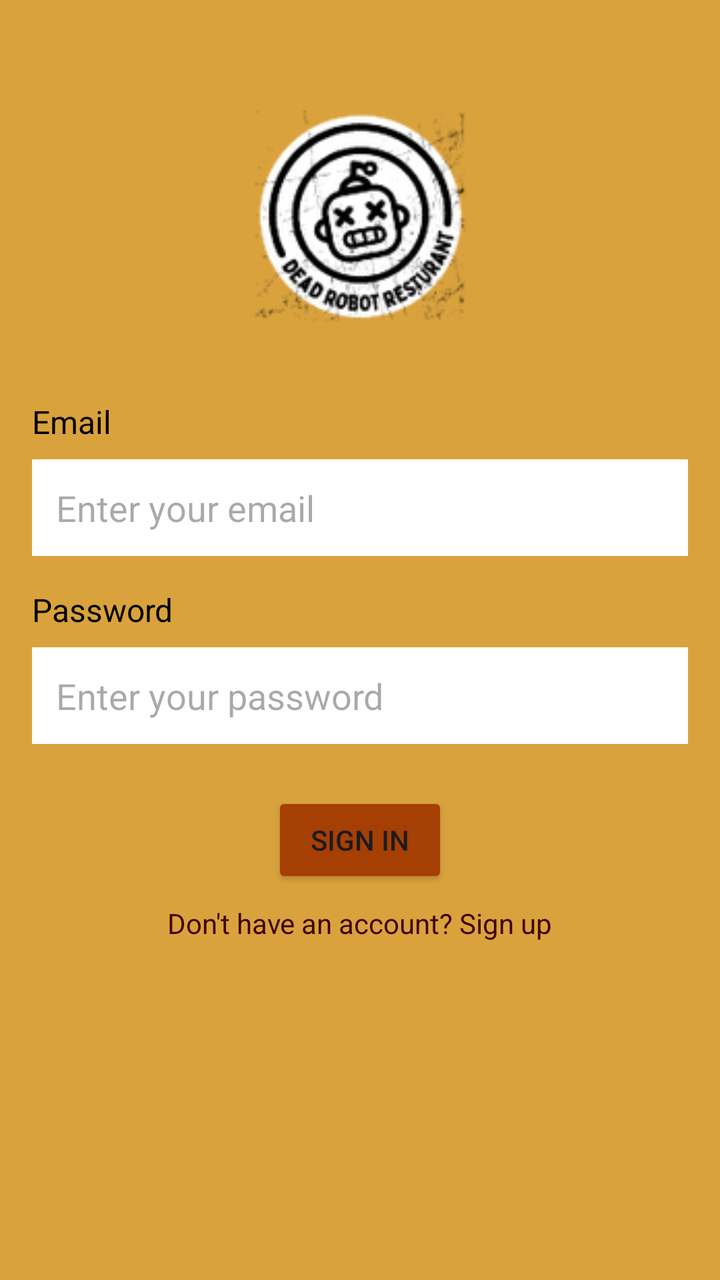
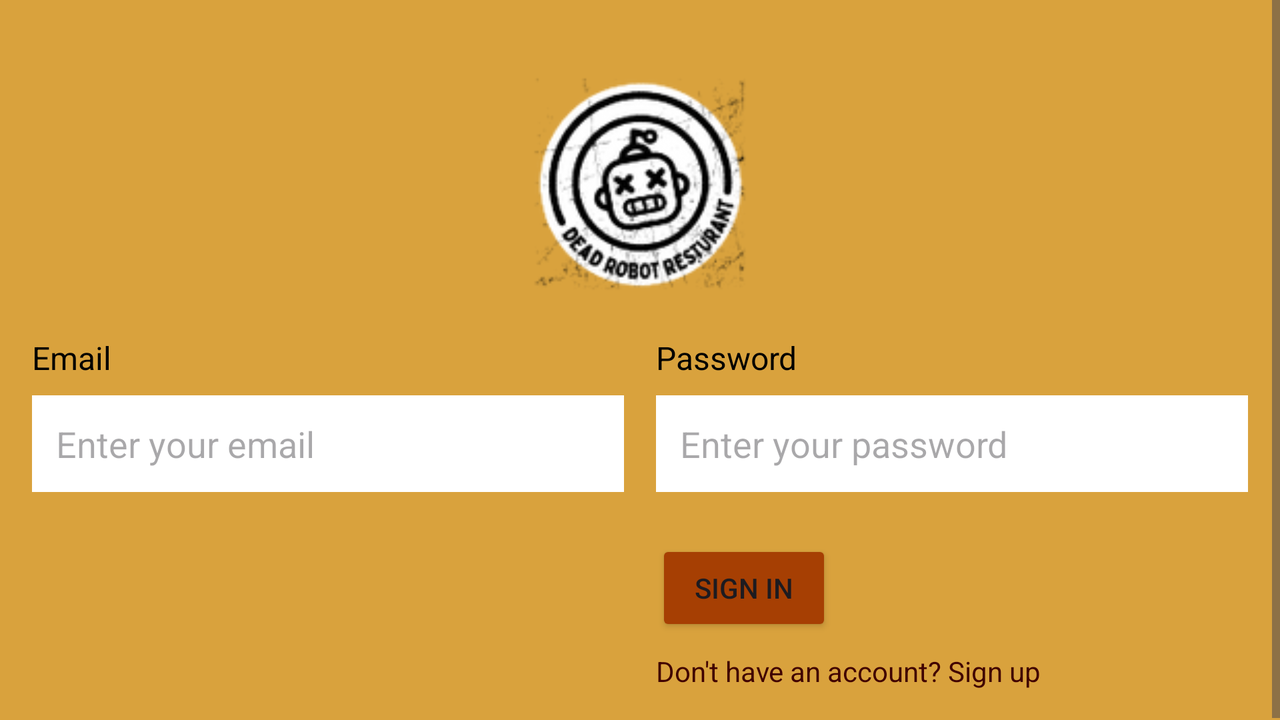

One screen, two layout resources from the same app: the default and the author's alternative for another configuration. Each is rendered where Android would select it; the XML of both is given below.
<!-- AndroidManifest.xml: application theme Theme.DeadRobotRestaurant -->
<!-- res/layout/activity_login.xml -->
<?xml version="1.0" encoding="utf-8"?>
<ScrollView xmlns:android="http://schemas.android.com/apk/res/android"
    android:layout_width="match_parent"
    android:layout_height="match_parent"
    android:background="@color/ded8"
    android:fillViewport="true">

    <RelativeLayout
        android:layout_width="match_parent"
        android:layout_height="wrap_content"
        android:padding="16dp">

        <ImageView
            android:id="@+id/image_logo"
            android:layout_width="120dp"
            android:layout_height="120dp"
            android:src="@drawable/logo"
            android:layout_centerHorizontal="true"
            android:layout_marginTop="32dp" />

        <TextView
            android:id="@+id/text_Email"
            android:layout_width="wrap_content"
            android:layout_height="wrap_content"
            android:text="@string/email"
            android:textSize="16sp"
            android:textColor="@color/black"
            android:layout_below="@id/image_logo"
            android:layout_marginTop="32dp"/>

        <EditText
            android:id="@+id/edit_Email"
            android:layout_width="match_parent"
            android:layout_height="wrap_content"
            android:inputType="textEmailAddress"
            android:hint="@string/enter_email"
            android:background="@color/white"
            android:padding="12dp"
            android:layout_below="@id/text_Email"
            android:layout_marginTop="8dp"/>

        <TextView
            android:id="@+id/text_Password"
            android:layout_width="wrap_content"
            android:layout_height="wrap_content"
            android:text="@string/password"
            android:textSize="16sp"
            android:textColor="@color/black"
            android:layout_below="@id/edit_Email"
            android:layout_marginTop="16dp"/>

        <EditText
            android:id="@+id/edit_Password"
            android:layout_width="match_parent"
            android:layout_height="wrap_content"
            android:inputType="textPassword"
            android:hint="@string/enter_password"
            android:background="@color/white"
            android:padding="12dp"
            android:layout_below="@id/text_Password"
            android:layout_marginTop="8dp"/>

        <Button
            android:id="@+id/btnSignIn"
            android:layout_width="wrap_content"
            android:layout_height="wrap_content"
            android:text="@string/sign_in"
            android:backgroundTint="@color/ded7"
            android:layout_below="@id/edit_Password"
            android:layout_centerHorizontal="true"
            android:layout_marginTop="24dp"/>


        <TextView
            android:id="@+id/text_SignUp"
            android:layout_width="wrap_content"
            android:layout_height="wrap_content"
            android:text="@string/dont_have_account"
            android:textSize="14sp"
            android:textColor="@color/ded5"
            android:layout_below="@id/btnSignIn"
            android:layout_centerHorizontal="true"
            android:layout_marginTop="8dp"/>

    </RelativeLayout>
</ScrollView>
<!-- resources referenced by this layout -->
<resources>
  <color name="black">#FF000000</color>
  <color name="ded5">#400101</color>
  <color name="ded7">#A63F03</color>
  <color name="ded8">#D9A23D</color>
  <color name="white">#FFFFFFFF</color>
  <!-- drawable logo: png bitmap (drawable, 15418 bytes) -->
  <string name="dont_have_account">Don\'t have an account? Sign up</string>
  <string name="email">Email</string>
  <string name="enter_email">Enter your email</string>
  <string name="enter_password">Enter your password</string>
  <string name="password">Password</string>
  <string name="sign_in">Sign In</string>
  <!-- from res/values-v23/ -->
  <style name="Theme.DeadRobotRestaurant" parent="Base.Theme.DeadRobotRestaurant">
          
          <item name="android:navigationBarColor">@android:color/transparent</item>
          <item name="android:statusBarColor">@android:color/transparent</item>
          <item name="android:windowLightStatusBar">?attr/isLightTheme</item>
      </style>
  <style name="Base.Theme.DeadRobotRestaurant" parent="Theme.Material3.DayNight.NoActionBar">
          
          
      </style>
</resources>
<!-- res/layout-land/activity_login.xml (the author's variant of the layout above) -->
<!-- drawn on the phone turned sideways -->
<?xml version="1.0" encoding="utf-8"?>
<ScrollView xmlns:android="http://schemas.android.com/apk/res/android"
    android:layout_width="match_parent"
    android:layout_height="match_parent"
    android:background="@color/ded8"
    android:fillViewport="true">

    <RelativeLayout
        android:layout_width="match_parent"
        android:layout_height="wrap_content"
        android:padding="16dp">

        <ImageView
            android:id="@+id/image_logo"
            android:layout_width="120dp"
            android:layout_height="120dp"
            android:src="@drawable/logo"
            android:layout_centerHorizontal="true"
            android:layout_marginTop="16dp" />

        <LinearLayout
            android:layout_width="match_parent"
            android:layout_height="wrap_content"
            android:orientation="horizontal"
            android:layout_below="@id/image_logo"
            android:layout_marginTop="16dp">

            <LinearLayout
                android:layout_width="0dp"
                android:layout_height="wrap_content"
                android:layout_weight="1"
                android:orientation="vertical"
                android:layout_marginEnd="8dp">

                <TextView
                    android:id="@+id/text_Email"
                    android:layout_width="wrap_content"
                    android:layout_height="wrap_content"
                    android:text="@string/email"
                    android:textSize="16sp"
                    android:textColor="@color/black"/>

                <EditText
                    android:id="@+id/edit_Email"
                    android:layout_width="match_parent"
                    android:layout_height="wrap_content"
                    android:inputType="textEmailAddress"
                    android:hint="@string/enter_email"
                    android:background="@color/white"
                    android:padding="12dp"
                    android:layout_marginTop="8dp"/>
            </LinearLayout>

            <LinearLayout
                android:layout_width="0dp"
                android:layout_height="wrap_content"
                android:layout_weight="1"
                android:orientation="vertical"
                android:layout_marginStart="8dp">

                <TextView
                    android:id="@+id/text_Password"
                    android:layout_width="wrap_content"
                    android:layout_height="wrap_content"
                    android:text="@string/password"
                    android:textSize="16sp"
                    android:textColor="@color/black"/>

                <EditText
                    android:id="@+id/edit_Password"
                    android:layout_width="match_parent"
                    android:layout_height="wrap_content"
                    android:inputType="textPassword"
                    android:hint="@string/enter_password"
                    android:background="@color/white"
                    android:padding="12dp"
                    android:layout_marginTop="8dp"/>

                <Button
                    android:id="@+id/btnSignIn"
                    android:layout_width="wrap_content"
                    android:layout_height="wrap_content"
                    android:text="@string/sign_in"
                    android:backgroundTint="@color/ded7"
                    android:layout_below="@id/edit_Password"
                    android:layout_centerHorizontal="true"
                    android:layout_marginTop="24dp"/>

                <TextView
                    android:id="@+id/text_SignUp"
                    android:layout_width="wrap_content"
                    android:layout_height="wrap_content"
                    android:text="@string/dont_have_account"
                    android:textSize="14sp"
                    android:textColor="@color/ded5"
                    android:layout_below="@id/btnSignIn"
                    android:layout_centerHorizontal="true"
                    android:layout_marginTop="8dp"/>
            </LinearLayout>

        </LinearLayout>

    </RelativeLayout>
</ScrollView>
